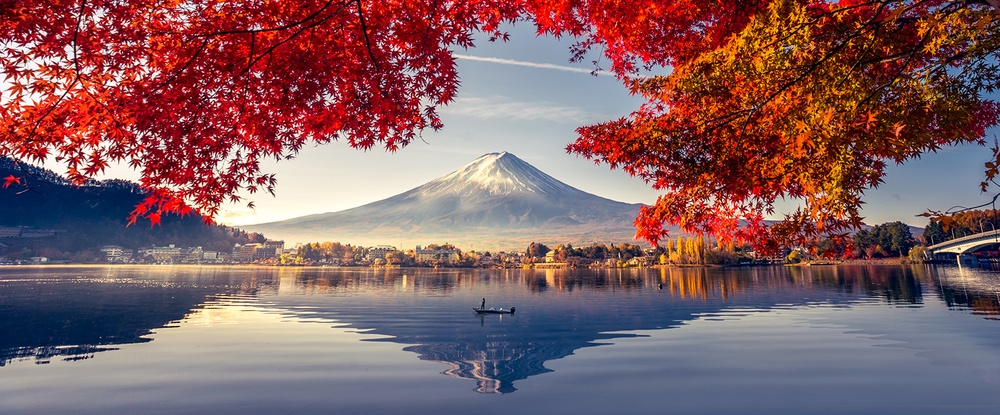
#> input picture unidad-2/images/1.jpeg, 1000 x 415 px, shrunk from 1601 x 664 before the run
$ jupyter execute 02-generacion.ipynb
#> lines starting #> are read from the running program, lines starting #| are printed output that depends on the picture
# Creacion de una imagen

[cell 1]
import matplotlib.pyplot as plt
import cv2
import numpy as np

plt.rcParams['figure.figsize'] = [10, 5]
imgSize = 100

R = np.ones((imgSize, imgSize)) * 255
G = np.ones((imgSize, imgSize)) * 128
B = np.ones((imgSize, imgSize)) * 0

posX = 50
posY = 50

R[posX, posY] = 255
G[posX, posY] = 255
B[posX, posY] = 255

img = np.dstack((R, G, B))
img = np.array(img, dtype=int)

plt.figure()
plt.imshow(img)

cv2.imwrite('images/generada.png', img)
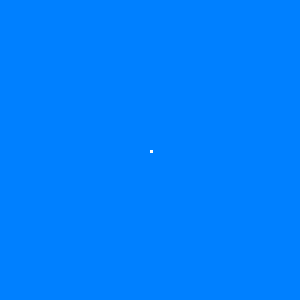
#> saved as generada.png: shape (100, 100, 3) (shown 3 times larger); mean B, G, R 255, 128, 0

# Escala de grises y profundidad de color

[cell 2]
import matplotlib.pyplot as plt
import cv2
import numpy as np

img = cv2.imread('./images/1.jpeg', cv2.IMREAD_GRAYSCALE)
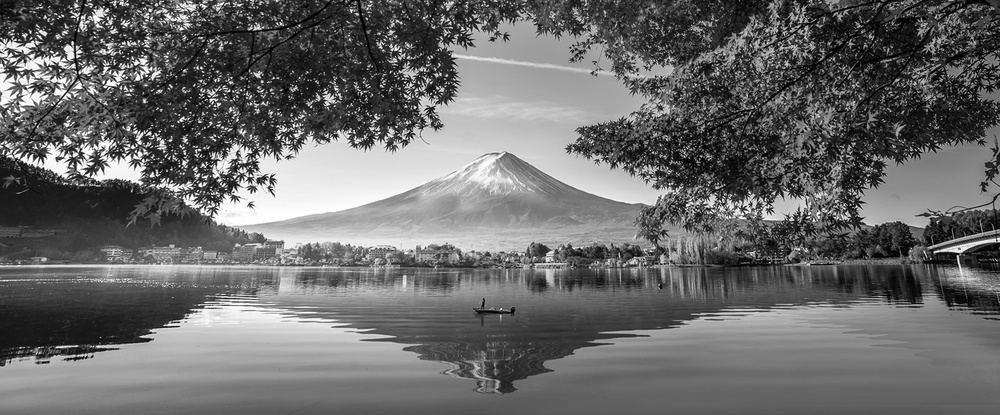
#> img: shape (415, 1000); min 0, max 255, mean 106.4

# Valor de profundidad de color inicial
img_inicial = img.dtype
print('Profundidad de color: ', img_inicial)
#| Profundidad de color:  uint8

# Cambio a 16 bits
img_16bit = np.uint16(img)
img_nueva = img_16bit.dtype
print('Profundidad de color: ', img_nueva)
#| Profundidad de color:  uint16

# Mostrando las imagenes
fig, axs = plt.subplots(1, 2, figsize=(20, 10))

axs[0].imshow(cv2.cvtColor(img, cv2.COLOR_BGR2RGB))
axs[0].set_title('Imagen Original')
axs[0].axis('off')

axs[1].imshow(cv2.cvtColor(img_16bit, cv2.COLOR_BGR2RGB))
axs[1].set_title('Imagen 16 bits')
axs[1].axis('off')
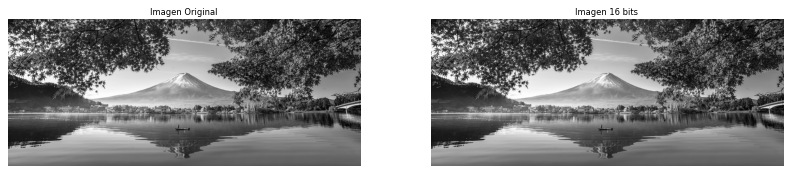
#> figure drawn by matplotlib, 2 panels

# RGB a HSV

[cell 3]
import matplotlib.pyplot as plt
import cv2
import numpy as np

fig, axs = plt.subplots(1, 4, figsize=(20, 10))

img_bgr = cv2.imread('./images/1.jpeg')
#> img_bgr is the input picture: shape (415, 1000, 3); mean B, G, R 99.3, 95.4, 131.4
img_rgb = cv2.cvtColor(img_bgr, cv2.COLOR_BGR2RGB)

hsv = cv2.cvtColor(img_rgb, cv2.COLOR_RGB2HSV)
#> hsv: shape (415, 1000, 3); mean H, S, V 87, 121.2, 144.4

axs[0].imshow(img_rgb)
axs[0].set_title('Imagen RGB')
axs[0].axis('off')

# vmax son valores estandar
fig_img1 = axs[1].imshow(hsv[..., 0], cmap='gray', vmin = 0, vmax = 169)
fig.colorbar(fig_img1, ax=axs[1], shrink=0.3)
axs[1].set_title('canal H')

fig_img2 = axs[2].imshow(hsv[..., 1], cmap='gray', vmin = 0, vmax = 255)
fig.colorbar(fig_img2, ax=axs[2], shrink=0.3)
axs[2].set_title('canal S')

fig_img3 = axs[3].imshow(hsv[..., 2], cmap='gray', vmin = 0, vmax = 255)
fig.colorbar(fig_img3, ax=axs[3], shrink=0.3)
axs[3].set_title('canal V')
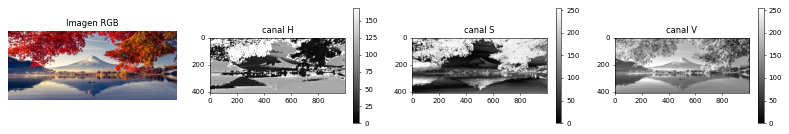
#> figure drawn by matplotlib, 7 panels

$ run again, with unidad-2/images/imagen_cortada.jpeg copied over unidad-2/images/1.jpeg
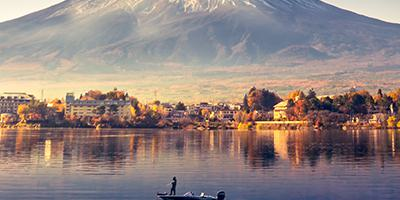
#> input picture unidad-2/images/imagen_cortada.jpeg, 400 x 200 px
#> `img = cv2.imread('./images/1.jpeg', cv2.IMREAD_GRAYSCALE)`:
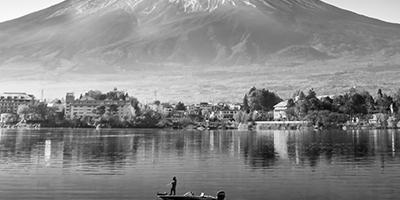
#> img: shape (200, 400); min 0, max 255, mean 135.9
#| Profundidad de color:  uint8
#| Profundidad de color:  uint16
#> `[cell 2] import matplotlib.pyplot as plt import cv2 import numpy as np..`:
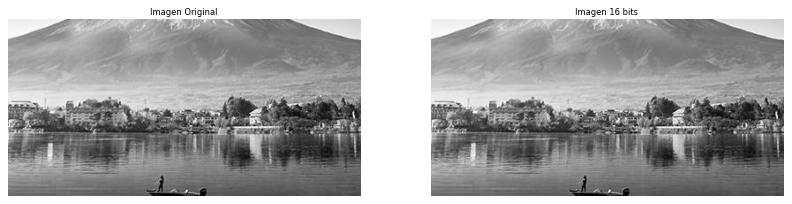
#> figure drawn by matplotlib, 2 panels
#> img_bgr is the input picture: shape (200, 400, 3); mean B, G, R 127.7, 131.6, 147.4
#> hsv: shape (200, 400, 3); mean H, S, V 71.5, 60.4, 154.7
